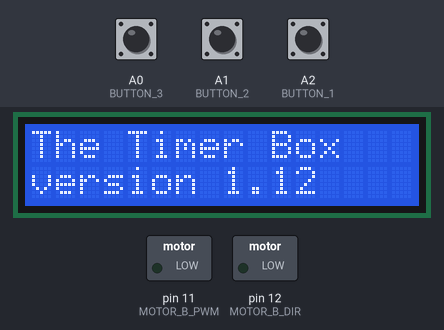
This sketch was run on a simulated Arduino Uno, built with avr-gcc and run on an emulated ATmega328P. Shown: 16×2 character LCD, switched loads named in the sketch (green lamp = pin HIGH). The test bench sets the inputs (shaded band); at power-on: A2 (BUTTON_1) HIGH, A1 (BUTTON_2) HIGH, A0 (BUTTON_3) HIGH. The local clock reads 2024-03-15 10:24:30 at power-on unless the sketch sets it; what the sketch prints to the serial monitor is not drawn.

Above: at 1.3 s.
1.4 s: A2 (BUTTON_1) pulled LOW for 3.2 s
At 5.7 s:
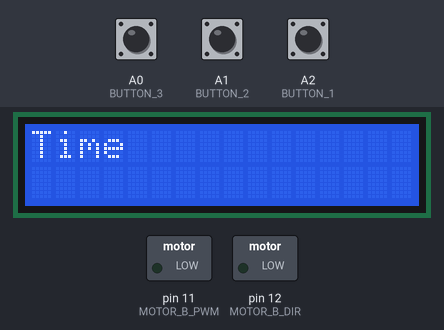
6.1 s: A1 (BUTTON_2) pulled LOW for 3.2 s
At 10.4 s:
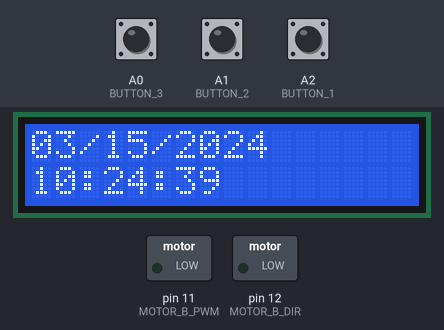
10.8 s: A1 (BUTTON_2) pulled LOW for 0.15 s
At 11.2 s:
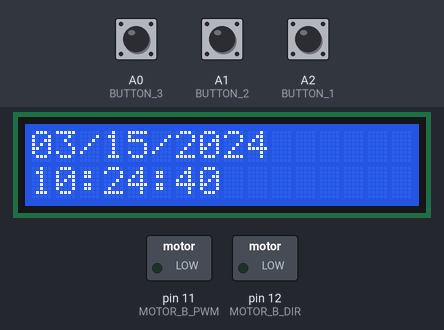
12.4 s: A2 (BUTTON_1) pulled LOW for 0.15 s
At 13.6 s:
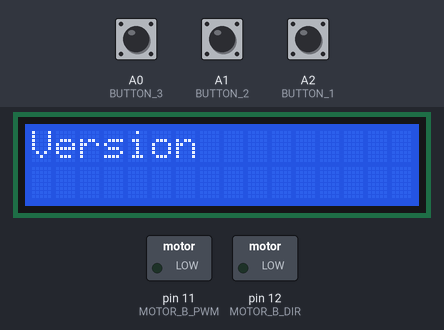
14.0 s: A2 (BUTTON_1) pulled LOW for 1 s
At 15.5 s:
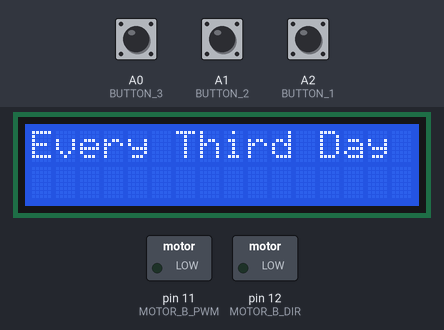
16.5 s: A1 (BUTTON_2) pulled LOW for 1 s
At 17.9 s:
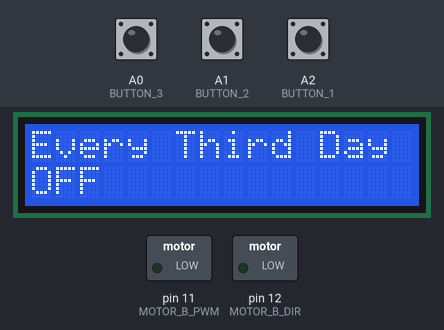
Timing chart, 0 to 19.5 s (numbered marks = the images above; inputs shaded):
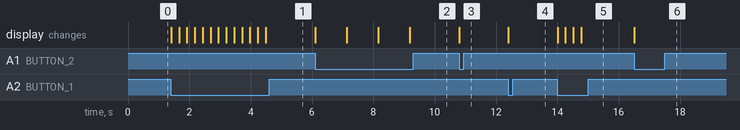

The sketch:

timer.ino
```cpp
/*
  Dave Skura
  Jan 29,2022

  I want to setup timers to go off at different intervals and set off an action for a period of time in each case.

  using DS1302 for a clock.

pseudocode

init
  default variables
  get values from stored variables on chip and assign to variables

loop
  The looping logic is passing through one of the following:

  1) it's midnight, assign daily actions true/false.  update bool array iactions_to_complete_today[]
	2) all actions have happened today already
  3) an action is running, waiting to complete
  4) no action is currently happening, waiting to start an action


  Nano connections (uno and mega are different serial pins than nano):
     DS1302 CLK/SCLK --> 3
     DS1302 DAT/IO --> 2
     DS1302 RST/CE --> 4
     DS1302 VCC --> 5v
     DS1302 GND --> GND

LiquidCrystal Library

The C1602A-V1.2 circuit:

		VSS  = GND
		VDD  = 5v
		VO   =  <- 10k pentiometer <- 5v
		RS   = 7
		RW   = GND
		E    = 6
		D0   = nothing
		D1   = nothing
		D2   = nothing
		D3   = nothing
		D4   = 5
		D5   = 10
		D6   = 9
		D7   = 8

		BL+   -> <- 1k resistor <- 5v
		BL-   -> GND


Nano Arduino Pinout:
	Nano D2 -> DS1302 DAT/IO
	Nano D3 -> DS1302 CLK/SCLK
	Nano D4 -> DS1302 RST/CE
	Nano D5 -> LCDC1602A D4
	Nano D6 -> LCDC1602A E
	Nano D7 -> LCDC1602A RS
	Nano D8 -> LCDC1602A D7
	Nano D9 -> LCDC1602A D6
	Nano D10 -> LCDC1602A D5
*/


#define DEBUG_ON true
#define LCD_ON true
#define BUTTON_1 A2
#define BUTTON_2 A1
#define BUTTON_3 A0
#define PUMP1 A5

String PROGRAM = "The Timer Box";
String VERSION = "1.12";
bool BOOL_TEST = false;

#include<LiquidCrystal.h>
#include <ThreeWire.h>
#include <RtcDS1302.h>
#include <EEPROM.h>

int CLK_SCLK=3;
int IO_DAT=2;
int RST_CE=4;

int icurrent_selection_lvl = 1;
int icurrent_main_selection = -1;
int icurrent_sub_selection = -1;
int imain_selection_max = 7;
int icurrent_sub_selection_max = 5;

const char *szmain_selections[] = {
    "test"
    ,"Daily"
    ,"Every Second Day"
    ,"Every Third Day"
    ,"Once a week"
    ,"Time"
    ,"Version"
    };

const char *sztimer_selections[] = {
    "Manual"
    ,"Start Hour (eg 13 for 1pm)"
    ,"Start Minute (eg 15 for 1:15pm)"
    ,"Duration (seconds)"
    ,"Power (0-5)"
    };

struct my_eeprom_object {
  long ts64_once_a_day_lr = 0;// timestamp of last run of this action
  long ts64_every_second_day_lr = 0;// timestamp of last run of this action
  long ts64_every_third_day_lr = 0;// timestamp of last run of this action
  long ts64_once_a_week_lr = 0;// timestamp of last run of this action
};

struct my_eeprom_object eeprom_obj;

uint32_t iseconds_in_day = 86400;

int iactions_hour[]								= {12,	12,	12,	12};// the hour to start the action each day
int iactions_min_start[]					= {0,	0,	0,	0};	// the start of the window in minutes, for running actions each day
int iactions_expected_durations[] = {5,		5,	5,	5};// how many seconds the action will take to complete.
int iactions_power[]							= {1,		2,	3,	5};// action power.
bool iactions_manual[]						= {false,		false,	false,	false};// manually on or off.

bool iactions_to_complete_today[] = {
        false, // "Once a day"
        false, // "Every Second Day"
        false, // "Every Third Day"
        false, // "Once a week"
      };      // true/false to indicate if actions have run cycles for the current day

int iaction_max = 4;
const char *iMacro_Cycle_names[] = {
    "Once a day"        // iaction = 0
    ,"Every Second Day" // iaction = 1
    ,"Every Third Day"  // iaction = 2
    ,"Once a week"      // iaction = 3
    };

int icurrently_running_action_nbr = -1;  // currently running action [0..3] or -1 for no action running.
int iactions_duration_seconds[] = {0, 0, 0,  0};    // how many seconds have passed since the start of the action.
bool iactions_being_done[]      = {false,false,false,false};      // true/false to indicate if action is currently happening

uint32_t  tms_actions_started_on[]={0,0,0,0}; // TotalSeconds64() from when the action started.


ThreeWire myWire(IO_DAT,CLK_SCLK,RST_CE); // IO, SCLK, CE
RtcDS1302<ThreeWire> Rtc(myWire);

const int rs = 7, en = 6, d4 = 5, d5 = 10, d6 = 9, d7 = 8;
LiquidCrystal lcd(rs, en, d4, d5, d6, d7);

uint32_t isecs_half_day = 0.5 * iseconds_in_day;
uint32_t isecs_day_and_half = 1.5 * iseconds_in_day;
uint32_t isecs_2day_and_half = 2.5 * iseconds_in_day;
uint32_t isecs_week_and_half = 6.5 * iseconds_in_day;

#define MOTOR_B_PWM 11 // Motor B PWM Speed
#define MOTOR_B_DIR 12 // Motor B Direction
#define PUMPOUT LOW

int imotor_power = 0;

void setup ()
{
    if (DEBUG_ON) {
      Serial.begin(9600);
    }
    pinMode( MOTOR_B_DIR, OUTPUT );
    pinMode( MOTOR_B_PWM, OUTPUT );

    digitalWrite( MOTOR_B_DIR, PUMPOUT );
    //analogWrite( MOTOR_B_PWM, 100 );
    //analogWrite( MOTOR_B_PWM, 0 );

    pinMode(BUTTON_1,INPUT_PULLUP);
    pinMode(BUTTON_2,INPUT_PULLUP);
    pinMode(BUTTON_3,INPUT_PULLUP);

    lcd.begin(16, 2);
    ShowMessage(PROGRAM + "   version " + VERSION);

    Rtc.Begin();
    RtcDateTime clocktime = Rtc.GetDateTime();
    RtcDateTime compiled = RtcDateTime(__DATE__, __TIME__);

    if (!Rtc.IsDateTimeValid()) {
      ShowMessage("DS1302 failing. chk battery.");
      Rtc.SetDateTime(compiled);
      exit(0);
    }

    read_eeprom();

    if (DEBUG_ON) {
      Serial.print(eeprom_obj.ts64_once_a_day_lr);
      Serial.println("");
      Serial.print(eeprom_obj.ts64_every_second_day_lr);
      Serial.println("");
      Serial.print(eeprom_obj.ts64_every_third_day_lr);
      Serial.println("");
      Serial.print(eeprom_obj.ts64_once_a_week_lr);
      Serial.println("");
    }
    switchon_todays_actions(clocktime);

    if (DEBUG_ON) {
      for (int i=0; i < 4; i++) {
        Serial.print("iactions_to_complete_today[");
        Serial.print(i);
        Serial.print("]=");
        if (iactions_to_complete_today[i])
          Serial.println("true");
         else
          Serial.println("false");

      }
    }
}


void loop ()
{
    RtcDateTime now = Rtc.GetDateTime();
		uint32_t current_ts64 = now.TotalSeconds64();
  /*
  The looping logic is passing through one of the following:

  A button is pressed
    Left button
    Right Button 1
    Right Button 2

  or

  1) it's midnight, assign daily actions true/false.  update bool array iactions_to_complete_today[]
	2) all actions have happened today already
  3) an action is running, waiting to complete
  4) no action is currently happening, waiting to start an action

  */
    if (digitalRead(BUTTON_1) == LOW) {
			if (icurrent_selection_lvl == 1) {// when browsing lvl 1... left botton shows next selection from main

				icurrent_main_selection += 1;
				if (icurrent_main_selection >= imain_selection_max) {
					icurrent_main_selection = 0 ;
				}
				ShowMessage(szmain_selections[icurrent_main_selection]);
				delay(250);
			} else if (icurrent_selection_lvl == 2)	{
				icurrent_sub_selection += 1;
				if (icurrent_sub_selection >= icurrent_sub_selection_max) {
					icurrent_sub_selection = 0 ;
				}
				String logmsg = szmain_selections[icurrent_main_selection];
				logmsg += "; ";
				logmsg += sztimer_selections[icurrent_sub_selection];
				ShowMessage(logmsg);
				delay(250);

			}
    } else if (digitalRead(BUTTON_2) == LOW) {

			if (icurrent_selection_lvl == 1) // when browsing lvl 1... pressing select button means go to lvl 2
			{
				if (szmain_selections[icurrent_main_selection] == "Daily" or
					szmain_selections[icurrent_main_selection] == "Every Second Day" or
					szmain_selections[icurrent_main_selection] == "Every Third Day" or
					szmain_selections[icurrent_main_selection] == "Once a week" )	{

					icurrent_selection_lvl = 2;

					icurrent_sub_selection = 0; // start at the top of the sub selection list
					String logmsg = szmain_selections[icurrent_main_selection];
         logmsg += " ";
					logmsg += sztimer_selections[icurrent_sub_selection];
					ShowMessage_line1(logmsg);
					if (iactions_manual[icurrent_sub_selection])
						ShowMessage_line2("ON");
					else
						ShowMessage_line2("OFF");
				} else if (szmain_selections[icurrent_main_selection] == "Version") {
					ShowMessage(PROGRAM + "   version " + VERSION);
					delay(250);
				} else if (szmain_selections[icurrent_main_selection] == "Time") {
          showDateTime(now);
          delay(250);
        } else if (szmain_selections[icurrent_main_selection] == "test") {
          imotor_power += 25;
          if (imotor_power > 255) {
            imotor_power = 255;
          }
          analogWrite( MOTOR_B_PWM, imotor_power );
          ShowMessage(String(imotor_power));
          delay(250);
				}

			}

    } else if (digitalRead(BUTTON_3) == LOW) {
      if (szmain_selections[icurrent_main_selection] == "test") {
        imotor_power -= 25;
        if (imotor_power < 0) {
          imotor_power = 0;
        }
        analogWrite( MOTOR_B_PWM, imotor_power );
        ShowMessage(String(imotor_power));
        delay(250);
      }


    } else {

      // 0) it's midnight, assign daily actions true/false.  update bool array iactions_to_complete_today[]
      if (is_midnight(now)) {
        switchon_todays_actions(now);

      } else if (are_any_actions_left_today()) {
  			if (is_any_action_running())	{
  				//  3) an action is running, waiting to complete
  				iactions_duration_seconds[icurrently_running_action_nbr] = (current_ts64 - tms_actions_started_on[icurrently_running_action_nbr]);

  				// .... it's not finished doing it's thing
  				if (DEBUG_ON) {
            String logmsg = "Action ";
            logmsg = logmsg + (icurrently_running_action_nbr + 1);
            logmsg = logmsg + " Running ";
            if (LCD_ON) {
              ShowMessage(logmsg);
            }
  					Serial.println(logmsg);
            delay(1000);
  				}

  				if (is_action_done(icurrently_running_action_nbr)) {
  					// action must be done
  					iactions_to_complete_today[icurrently_running_action_nbr] = false;
  					icurrently_running_action_nbr = -1;
  				}

  			} else {
  		    //  4) no action is currently happening, waiting to start an action
  				bool anyaction = false;
  				if (is_time_for_action(0,now)) {
  					anyaction = true;
  				} else if (is_time_for_action(1,now)) {
  					anyaction = true;
  				} else if (is_time_for_action(2,now)) {
  					anyaction = true;
  				} else if (is_time_for_action(3,now)) {
  					anyaction = true;
  				}

  				if (anyaction)	{
  					iactions_being_done[icurrently_running_action_nbr] = true;
  					tms_actions_started_on[icurrently_running_action_nbr] = current_ts64;
  					iactions_duration_seconds[icurrently_running_action_nbr] = 0;

  					//it's time to start the action
  					do_start_action(icurrently_running_action_nbr,now);
  				}

          /*
          Serial.println("exit(0);");
          delay(2500);
          exit(0);
          */


  			}
  		} else {
  		// 	2) all actions have happened today already
  		  if (false) {
          String logmsg = "all actions have completed today.";
          if (LCD_ON) {
            ShowMessage(logmsg);
          }
  				Serial.println(logmsg);
  				delay(5000);
  			}

      }


    } // no buttons pushed
}

void printDateTime(const RtcDateTime& dt)
{
    char datestring[20];

    snprintf_P(datestring,
            (sizeof(datestring) / sizeof(datestring[0])),
            PSTR("%02u/%02u/%04u %02u:%02u:%02u"),
            dt.Month(),
            dt.Day(),
            dt.Year(),
            dt.Hour(),
            dt.Minute(),
            dt.Second() );
    Serial.print(datestring);
    if (LCD_ON) {
      ShowMessage(datestring);
    }
}

void showDateTime(const RtcDateTime& dt)
{
    char datestring[25];

    snprintf_P(datestring,
            (sizeof(datestring) / sizeof(datestring[0]))+5,
            PSTR("%02u/%02u/%04u      %02u:%02u:%02u"),
            dt.Month(),
            dt.Day(),
            dt.Year(),
            dt.Hour(),
            dt.Minute(),
            dt.Second() );
    if (LCD_ON) {
      ShowMessage(datestring);
    }
}
void ShowMessage(String msg) {

  lcd.setCursor(0, 0);
  for (int i=0; i< 16; i++) {
    if (msg.length() > i) {
      lcd.print(msg[i]);
    } else {
      lcd.print(" ");
    }
  }

  lcd.setCursor(0, 1);
  for (int i=16; i< 32; i++) {
    if (msg.length() > i) {
      lcd.print(msg[i]);
    } else {
      lcd.print(" ");
    }
  }

}
long get_seconds_since_last_run(int timer_number, const RtcDateTime& dt) {
  uint32_t  seconds_since_run=0;
  if (timer_number == 1) {
    seconds_since_run = dt.TotalSeconds64()- eeprom_obj.ts64_once_a_day_lr;
  } else if (timer_number == 2) {
    seconds_since_run = dt.TotalSeconds64() - eeprom_obj.ts64_every_second_day_lr;
  } else if (timer_number == 3) {
    seconds_since_run = dt.TotalSeconds64()- eeprom_obj.ts64_every_third_day_lr;
  } else if (timer_number == 4) {
    seconds_since_run = dt.TotalSeconds64()- eeprom_obj.ts64_once_a_week_lr;
  }
  return seconds_since_run;
}

long get_seconds_till_todays_run(int timer_number, const RtcDateTime& dt){
  long seconds_till_todays_run = 0;
  if (iactions_hour[timer_number] == dt.Hour()) {
      if (iactions_min_start[timer_number] > dt.Minute() ) {
        seconds_till_todays_run = (iactions_min_start[timer_number] - dt.Minute())*60;
      }
  } else if (iactions_hour[1] > dt.Hour()) {
      seconds_till_todays_run = ((iactions_hour[timer_number] - dt.Hour())*60*60);
      if (iactions_min_start[timer_number] < dt.Minute()) {
        seconds_till_todays_run = seconds_till_todays_run + (iactions_min_start[timer_number]-dt.Minute())*60;
      }
  }
  return seconds_till_todays_run;
}
long get_seconds_till_next_run(int timer_number, const RtcDateTime& dt) {

  long seconds_till_next_run=0;
  if (timer_number == 1) {
     if (get_seconds_since_last_run(timer_number,dt) > isecs_half_day) {
        // will run in the next cycle....
        seconds_till_next_run = get_seconds_till_todays_run(timer_number,dt);

     } else { // otherwise
        //  will run the following cycle.
        seconds_till_next_run = iseconds_in_day;
     }

  } else if (timer_number == 2) {
     if (get_seconds_since_last_run(timer_number,dt) > isecs_day_and_half) {
        // will run in the next cycle....
        seconds_till_next_run = get_seconds_till_todays_run(timer_number,dt);

     } else { // otherwise
        //  will run the following cycle.
        seconds_till_next_run = iseconds_in_day*2;
     }

  } else if (timer_number == 3) {
     if (get_seconds_since_last_run(timer_number,dt) > isecs_2day_and_half) {
        // will run in the next cycle....
        seconds_till_next_run = get_seconds_till_todays_run(timer_number,dt);

     } else { // otherwise
        //  will run the following cycle.
        seconds_till_next_run = iseconds_in_day*3;
     }

  } else if (timer_number == 4) {
     if (get_seconds_since_last_run(timer_number,dt) > isecs_week_and_half) {
        // will run in the next cycle....
        seconds_till_next_run = get_seconds_till_todays_run(timer_number,dt);

     } else { // otherwise
        //  will run the following cycle.
        seconds_till_next_run = iseconds_in_day*7;
     }

  }
  return seconds_till_next_run;

}


void switchon_todays_actions(const RtcDateTime& dt) { // called at midnight.  Actions planned for noon..12 hours later
  bool once_a_day = false;  // run every day, always true here
  bool every_second_day = false;
  bool every_third_day = false;
  bool once_a_week = false;

  if ( get_seconds_till_next_run(1,dt) < iseconds_in_day ) {
    once_a_day = true;
  }

  if ( get_seconds_till_next_run(2,dt) < iseconds_in_day ) { // don't run for a day and half
    every_second_day = true;
  }

  if ( get_seconds_till_next_run(3,dt) < iseconds_in_day) { // don't run for 2 days and half
    every_third_day = true;
  }

  if ( get_seconds_till_next_run(4,dt) < iseconds_in_day) { // don't run for 6 days and half
    once_a_week = true;
  }
  iactions_to_complete_today[0] = once_a_day;
  iactions_to_complete_today[1] = every_second_day;
  iactions_to_complete_today[2] = every_third_day;
  iactions_to_complete_today[3] = once_a_week;

}

bool is_midnight(const RtcDateTime& dt) {
  if (dt.Hour() == 1) {
    if (dt.Minute() == 1 and dt.Minute() == 1)  {
      return true; // IF in the first minnute passed midnight.
    }
  }
  return false;
}


bool is_any_action_running(){
  if (iactions_being_done[0] or
      iactions_being_done[1] or
      iactions_being_done[2] or
      iactions_being_done[3] ) {
    return true;
  } else {
    return false;
  }
}

bool are_any_actions_left_today(){
  if (iactions_to_complete_today[0] or
      iactions_to_complete_today[1] or
      iactions_to_complete_today[2] or
      iactions_to_complete_today[3] ) {
    return true;
  } else {
    return false;
  }

}

void do_start_action(int action_nbr,const RtcDateTime& dt) {
  iactions_being_done[action_nbr] = true;
  if (action_nbr == 0) {
    eeprom_obj.ts64_once_a_day_lr =  dt.TotalSeconds64();
  } else if (action_nbr == 1) {
    eeprom_obj.ts64_every_second_day_lr =  dt.TotalSeconds64();
  } else if (action_nbr == 2) {
    eeprom_obj.ts64_every_third_day_lr =  dt.TotalSeconds64();
  } else if (action_nbr == 3) {
    eeprom_obj.ts64_once_a_week_lr =  dt.TotalSeconds64();
  }

  if (DEBUG_ON) {
    String logmsg =  "Started Action ";
    logmsg += (action_nbr + 1);
    Serial.println(logmsg);
    if (LCD_ON) {
      ShowMessage(logmsg);
    }
  }
}

bool is_action_done(int action_nbr) {
  if (iactions_duration_seconds[action_nbr] > iactions_expected_durations[action_nbr]) {
    iactions_being_done[action_nbr] = false;
    iactions_to_complete_today[action_nbr] = false;
    save_eeprom();
    if (DEBUG_ON) {
      String logmsg =  "Action ";
      logmsg += (action_nbr + 1);
      logmsg += " Done ";
      Serial.println(logmsg);
      if (LCD_ON) {
        ShowMessage(logmsg);
      }
    }
    return true;
  } else {
    return false;
  }
}


bool is_time_for_action(int action_nbr,const RtcDateTime& dt) {
  if (iactions_to_complete_today[action_nbr] and
      not is_any_action_running() and
      iactions_hour[action_nbr] == dt.Hour() and
      dt.Minute() >= iactions_min_start[action_nbr])  {

    icurrently_running_action_nbr = action_nbr;
    return true;

  } else {
    icurrently_running_action_nbr = -1;
    return false;

  }
}

void print_uint64_t(uint64_t num) {

  char rev[128];
  char *p = rev+1;

  while (num > 0) {
    *p++ = '0' + ( num % 10);
    num/= 10;
  }
  p--;
  /*Print the number which is now in reverse*/
  while (p > rev) {
    Serial.print(*p--);
  }
}
void save_eeprom()
{
  EEPROM.put(0, eeprom_obj);
}
void read_eeprom()
{
   EEPROM.get(0,eeprom_obj);
}

void ShowMessage_line1(String msg) {
  lcd.setCursor(0, 0);
  for (int i=0; i< 16; i++) {
    if (msg.length() > i) {
      lcd.print(msg[i]);
    } else {
      lcd.print(" ");
    }
  }
}

void ShowMessage_line2(String msg) {
  lcd.setCursor(0, 1);
  for (int i=0; i< 16; i++) {
    if (msg.length() > i) {
      lcd.print(msg[i]);
    } else {
      lcd.print(" ");
    }
  }
}
```

Measured:
- after the input at 1.4 s, the display: first changes at once (image 1 shows a later state)
- after the input at 6.1 s, the display: first changes at once (image 2 shows a later state)
- after the input at 10.8 s, the display: changes at once (image 3)
- after the input at 12.4 s, the display: changes at once (image 4)
- after the input at 14.0 s, the display: first changes at once (image 5 shows a later state)
- after the input at 16.5 s, the display: changes at once (image 6)
